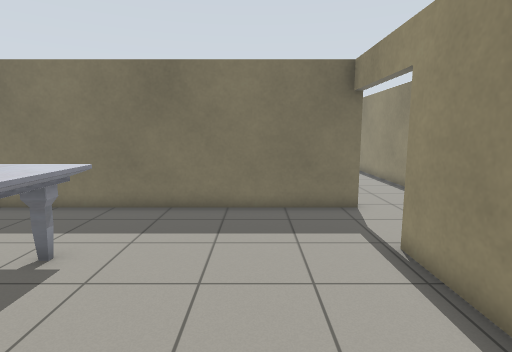
[1] (above)

18 first-person views from a walk through a Gazebo world. The camera is 1.3 m above the floor, tilts 8° down and sees 80° across. The floor is counted in squares, 0.5 m on a side. Each view is taken from the middle of a square. On the plan, view 1 faces up. The plan holds only what a view shows up to about 20 squares ahead; the rest is blank. Simple patterns stand in for the simulator's built-in surfaces.

[2]
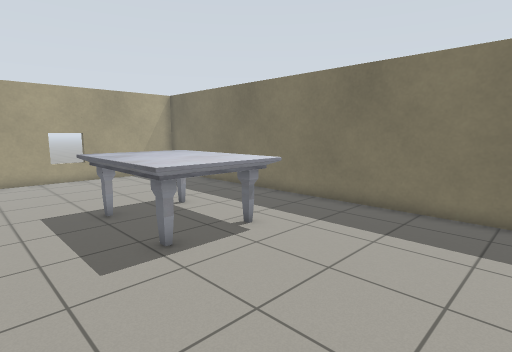

[3]
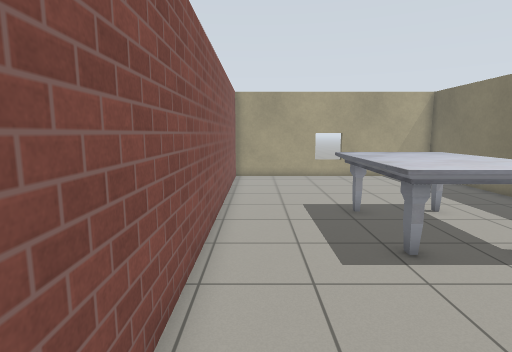

[4]
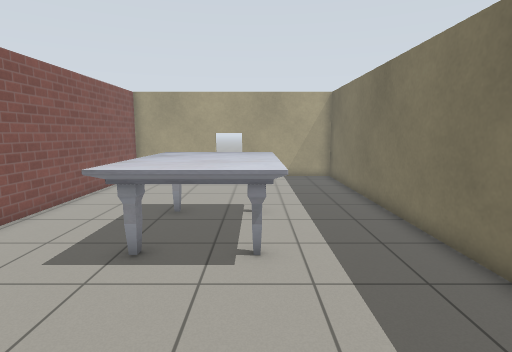

[5]
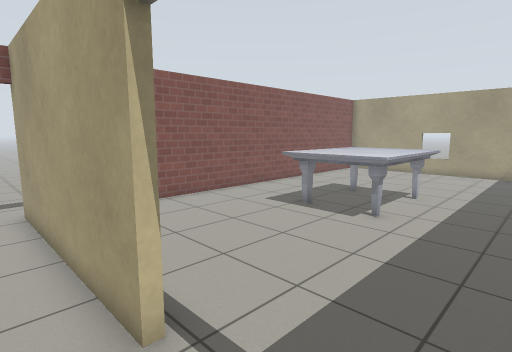

[6]
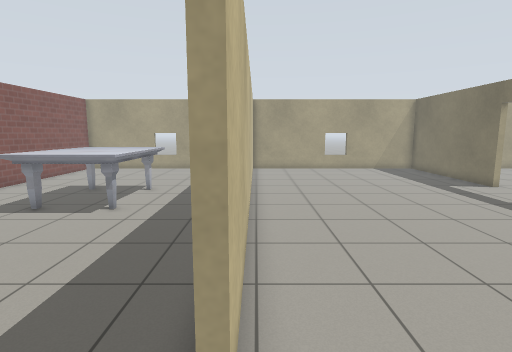

[7]
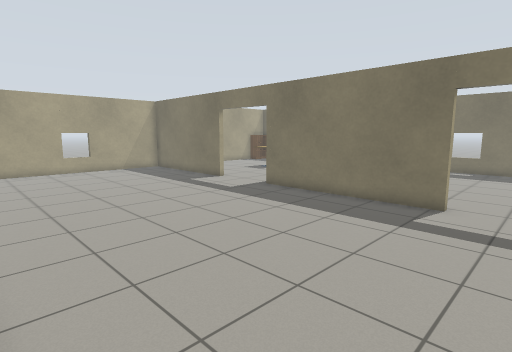

[8]
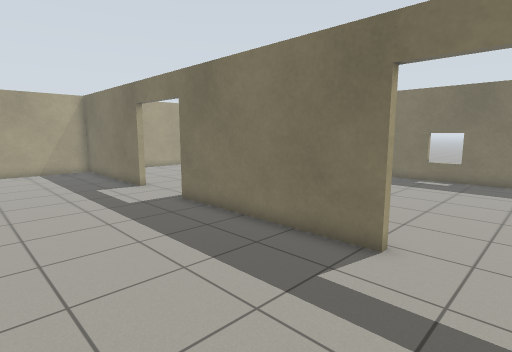

[9]
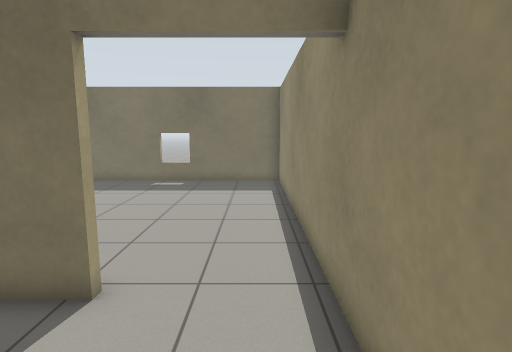

[10]
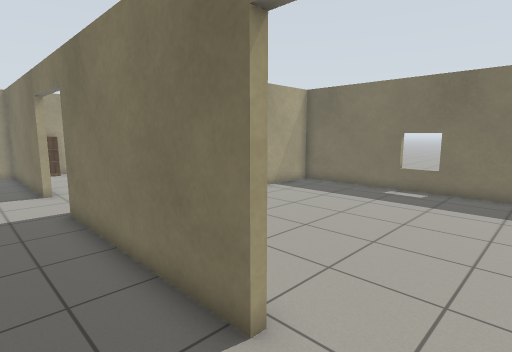

[11]
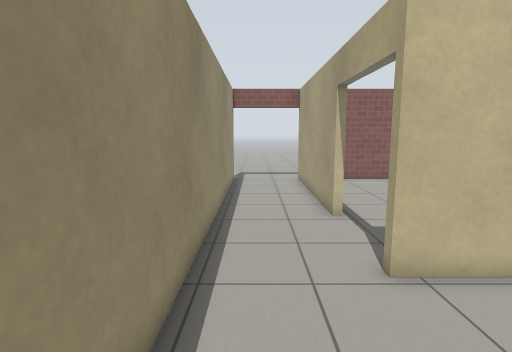

[12]
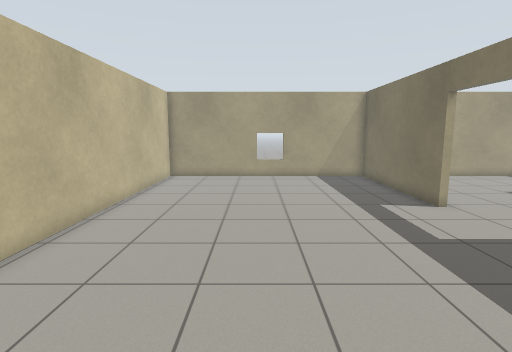

[13]
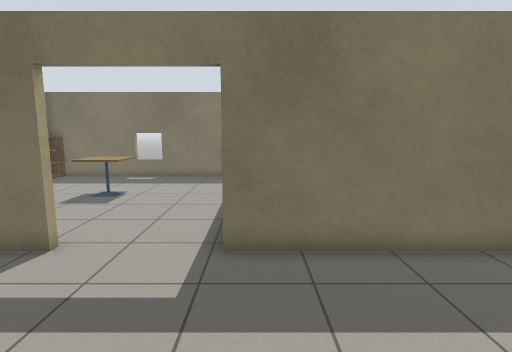

[14]
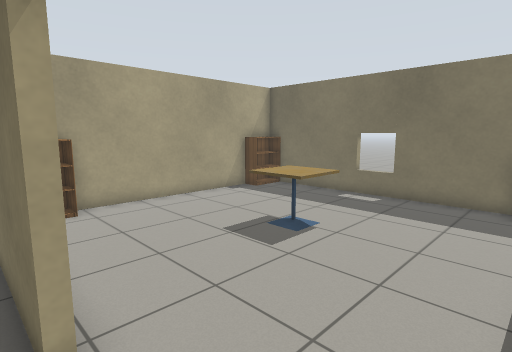

[15]
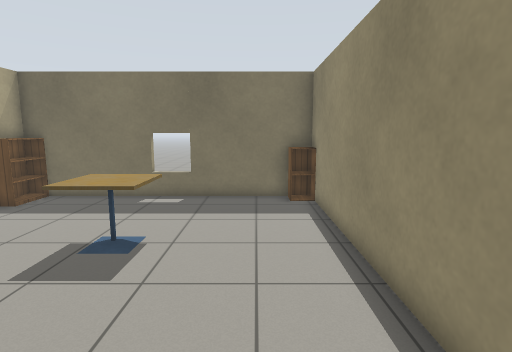

[16]
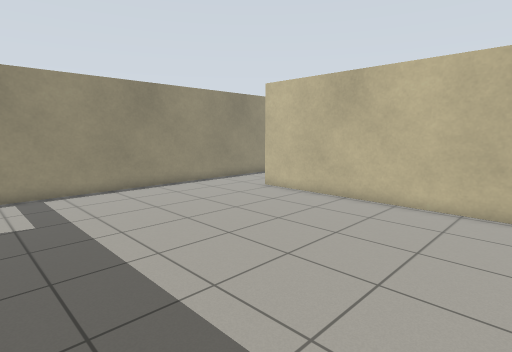

[17]
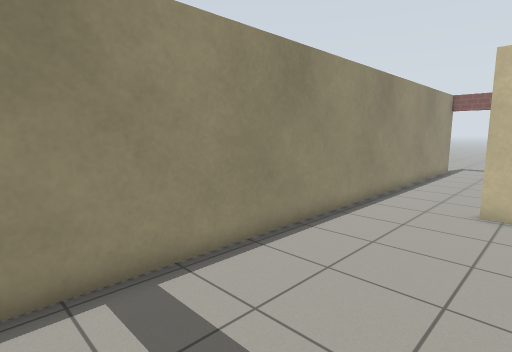

[18]
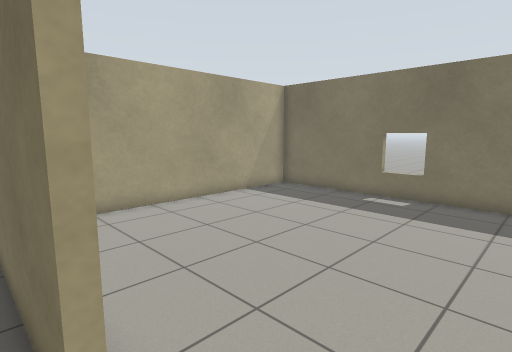

### Floor plan
Points are (right, up) in squares from view 1. A wall is a line through its corners. A room is listed if a view was taken in it or the views show most of it. See-through windows are left out.
Room 1 (views 1, 2, 3, 4)
walls: (3.3, 3.5) (3.3, 6.6); (3.6, 10.5) (-16.4, 10.5) (-16.4, -1.2) (1, -1.2)
ways out: open door at (3.5, 8.5) to room 2
objects: marble table (-9, 3) to (-4, 6)
Room 2 (views 5, 6, 7, 8, 9, 10, 11, 12, 13, 14, 15, 16, 17, 18)
walls: (-8.6, 22.5) (-16.4, 22.5) (-16.4, 10.8) (3.6, 10.8) (3.6, 10.5); (3.6, 22.5) (-4.8, 22.5); (3.6, 6.7) (3.6, -1.6); (7.3, -1.5) (7.3, 23)
ways out: open door at (3.5, 8.5) to room 1; open door at (-6.5, 23) to room 3; open door at (5.5, 23) to room 4; open door at (5.5, -1)
objects: bookshelf (-16, 23) to (-16, 24)
Room 3 (no view inside)
walls: (-16.4, 32.4) (-16.4, 24.2); (-4.7, 24.4) (-4.7, 34.5) (-16.5, 34.5)
ways out: open door at (-6.5, 23) to room 2
objects: bookshelf (-16, 33) to (-16, 34); cafe table (-11, 28) to (-10, 30); cabinet (-5, 34)
Room 4 (no view inside)
walls: (7.3, 23) (7.3, 34.5) (-4.4, 34.5) (-4.4, 25.1)
ways out: open door at (5.5, 23) to room 2

Positions as (right, up) in squares from view 1, and headings:
1: (0, 0), facing up
2: (2, 0), facing up-left
3: (2, 0), facing left
4: (2, 6), facing left
5: (5, 10), facing down-left
6: (6, 11), facing left
7: (6, 11), facing up-left
8: (6, 16), facing up-left
9: (6, 18), facing up
10: (6, 20), facing up-left
11: (6, 16), facing down
12: (2, 16), facing left
13: (-4, 16), facing up
14: (-5, 22), facing up-left
15: (-7, 22), facing up
16: (-7, 22), facing down-right
17: (2, 22), facing down-right
18: (6, 22), facing up-left
